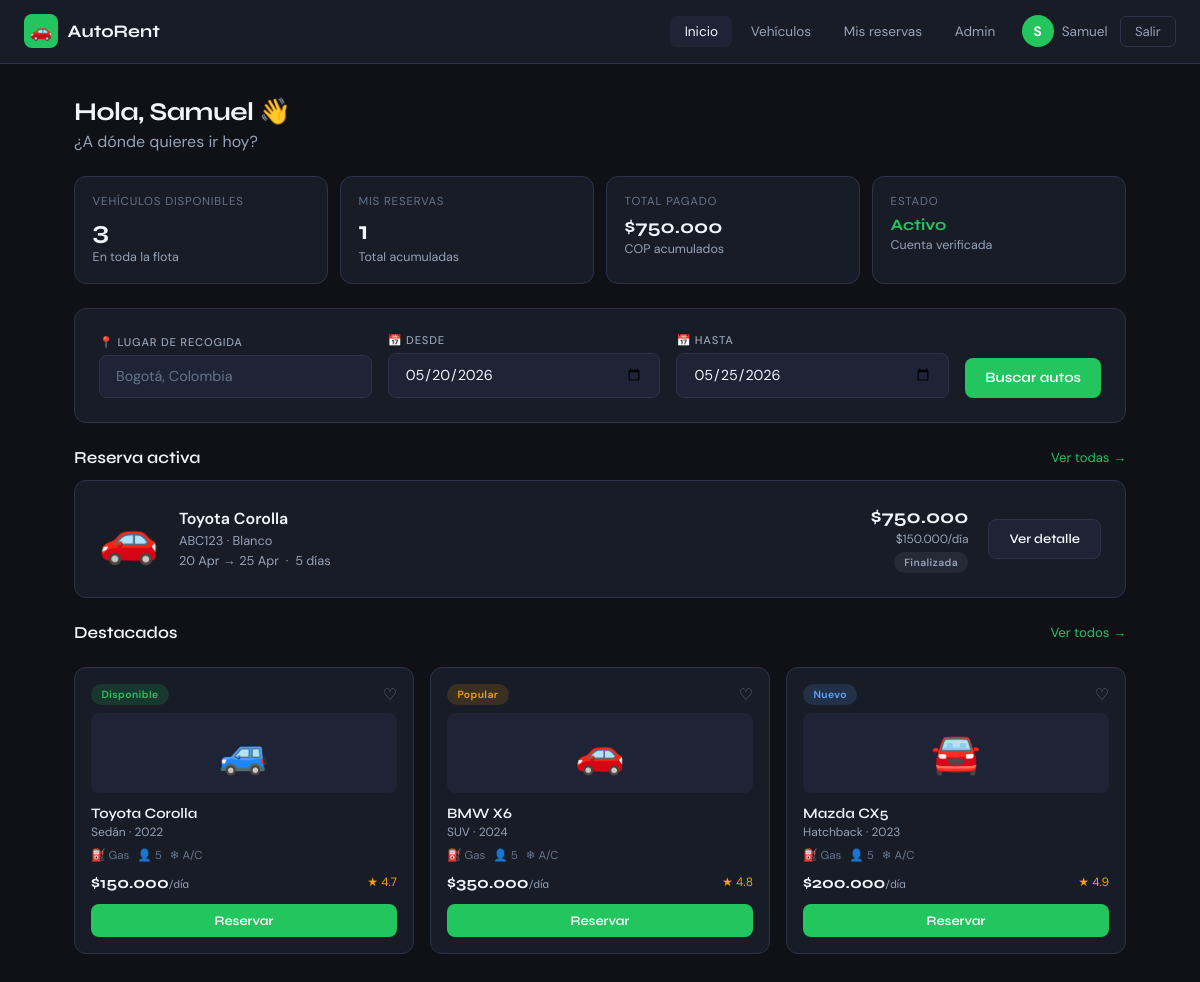
Page /home.php (signed in) on the committed database.
### tables this page shows
CREATE TABLE IF NOT EXISTS `reservas` (
  `usuario_id`   INT(11) NOT NULL,
  `vehiculo_id`  INT(11) NOT NULL,
  `fecha_inicio` DATE    NOT NULL,
  `fecha_fin`    DATE    NOT NULL,
  PRIMARY KEY (`usuario_id`, `vehiculo_id`, `fecha_inicio`),
  CONSTRAINT `fk_reservas_usuario`
    FOREIGN KEY (`usuario_id`)  REFERENCES `usuarios`  (`id`) ON DELETE CASCADE ON UPDATE CASCADE,
  CONSTRAINT `fk_reservas_vehiculo`
    FOREIGN KEY (`vehiculo_id`) REFERENCES `vehiculos` (`id`) ON DELETE CASCADE ON UPDATE CASCADE
);

CREATE TABLE IF NOT EXISTS `vehiculos` (
  `id`          INT(11)       NOT NULL AUTO_INCREMENT,
  `placa`       VARCHAR(10)   NOT NULL,
  `marca`       VARCHAR(50)   NOT NULL,
  `modelo`      VARCHAR(50)   NOT NULL,
  `anio`        INT(11)       NOT NULL,
  `color`       VARCHAR(30)   DEFAULT NULL,
  `precio_dia`  DECIMAL(10,2) NOT NULL,
  PRIMARY KEY (`id`),
  UNIQUE KEY `placa` (`placa`)
);

CREATE TABLE IF NOT EXISTS `pagos` (
  `id`           INT(11)       NOT NULL AUTO_INCREMENT,
  `usuario_id`   INT(11)       NOT NULL,
  `vehiculo_id`  INT(11)       NOT NULL,
  `fecha_inicio` DATE          NOT NULL,
  `monto`        DECIMAL(10,2) NOT NULL,
  `metodo_pago`  ENUM('tarjeta','efectivo','transferencia') NOT NULL,
  `fecha_pago`   TIMESTAMP     NOT NULL DEFAULT current_timestamp(),
  PRIMARY KEY (`id`),
  CONSTRAINT `fk_pagos_reserva`
    FOREIGN KEY (`usuario_id`, `vehiculo_id`, `fecha_inicio`)
    REFERENCES `reservas` (`usuario_id`, `vehiculo_id`, `fecha_inicio`)
    ON DELETE CASCADE ON UPDATE CASCADE
);

### home.php (the view, shortened to what this page needs)
<?php
require_once 'includes/layout.php';
$db = getDB();
$totalVehiculos = $db->query("SELECT COUNT(*) as c FROM vehiculos")->fetch_assoc()['c'];
$totalReservas  = $db->query("SELECT COUNT(*) as c FROM reservas WHERE usuario_id = " . (int)$_SESSION['usuario_id'])->fetch_assoc()['c'];
$gastoTotal     = $db->query("SELECT COALESCE(SUM(monto),0) as t FROM pagos WHERE usuario_id = " . (int)$_SESSION['usuario_id'])->fetch_assoc()['t'];
$sql = "SELECT * FROM vehiculos ORDER BY id LIMIT 12";
$result = $db->query($sql);
$vehiculos = [];
while ($row = $result->fetch_assoc()) {
    $vehiculos[] = $row;
}
$resActiva = $db->query("
    SELECT r.*, v.marca, v.modelo, v.placa, v.color, v.precio_dia,
           p.monto, p.metodo_pago
    FROM reservas r
    JOIN vehiculos v ON v.id = r.vehiculo_id
    LEFT JOIN pagos p ON p.usuario_id = r.usuario_id AND p.vehiculo_id = r.vehiculo_id AND p.fecha_inicio = r.fecha_inicio
    WHERE r.usuario_id = " . (int)$_SESSION['usuario_id'] . "
    ORDER BY r.fecha_fin DESC LIMIT 1
")->fetch_assoc();
$emojis = ['🚙','🚗','🚘','🛻','🚐'];
$tipos  = ['Sedán','SUV','Hatchback','Pickup','Minivan'];
$badges = ['disponible','popular','nuevo'];
?>
<body>
<div class="main-content">
<div class="container">
  <div style="margin-bottom:1.5rem">
    <h2 style="font-size:1.6rem;font-weight:700;letter-spacing:-.02em">
      Hola, <?= htmlspecialchars($_SESSION['usuario_nombre']) ?> 👋
    </h2>
    <p style="color:var(--text2);margin-top:.25rem">¿A dónde quieres ir hoy?</p>
  </div>
  <div class="grid-4" style="margin-bottom:1.5rem">
    <div class="stat-card">
      <div class="stat-label">Vehículos disponibles</div>
      <div class="stat-value"><?= $totalVehiculos ?></div>
      <div class="stat-sub">En toda la flota</div>
    </div>
    <div class="stat-card">
      <div class="stat-label">Mis reservas</div>
      <div class="stat-value"><?= $totalReservas ?></div>
      <div class="stat-sub">Total acumuladas</div>
    </div>
    <div class="stat-card">
      <div class="stat-label">Total pagado</div>
      <div class="stat-value" style="font-size:1.2rem">$<?= number_format($gastoTotal,0,',','.') ?></div>
      <div class="stat-sub">COP acumulados</div>
    </div>
    <div class="stat-card">
      <div class="stat-label">Estado</div>
      <div class="stat-value" style="font-size:1rem;color:var(--green)">Activo</div>
      <div class="stat-sub">Cuenta verificada</div>
    </div>
  </div>
  <div class="card" style="margin-bottom:1.5rem">
    <form method="GET" action="vehiculos.php" style="display:grid;grid-template-columns:1fr 1fr 1fr auto;gap:1rem;align-items:end">
      <div class="form-group" style="margin:0">
        <label class="form-label">📍 Lugar de recogida</label>
        <input class="form-control" type="text" name="ciudad" placeholder="Bogotá, Colombia" value="<?= htmlspecialchars($_GET['ciudad']??'') ?>">
      </div>
      <div class="form-group" style="margin:0">
        <label class="form-label">📅 Desde</label>
        <input class="form-control" type="date" name="fecha_inicio" value="<?= htmlspecialchars($_GET['fecha_inicio']??date('Y-m-d')) ?>">
      </div>
      <div class="form-group" style="margin:0">
        <label class="form-label">📅 Hasta</label>
        <input class="form-control" type="date" name="fecha_fin" value="<?= htmlspecialchars($_GET['fecha_fin']??date('Y-m-d',strtotime('+5 days'))) ?>">
      </div>
      <button type="submit" class="btn btn-primary" style="white-space:nowrap">Buscar autos</button>
    </form>
  </div>
  <?php if($resActiva): ?>
  <div style="margin-bottom:1.5rem">
    <div class="page-header" style="margin-bottom:.75rem">
      <h3 style="font-size:1.05rem;font-weight:600">Reserva activa</h3>
      <a href="reservas.php" style="font-size:.82rem;color:var(--green)">Ver todas →</a>
    </div>
    <?php
      $dias = (strtotime($resActiva['fecha_fin']) - strtotime($resActiva['fecha_inicio'])) / 86400;
      $restantes = max(0, ceil((strtotime($resActiva['fecha_fin']) - time()) / 86400));
    ?>
    <div class="card" style="display:flex;align-items:center;gap:1.25rem;flex-wrap:wrap">
      <div style="font-size:3rem">🚗</div>
      <div style="flex:1;min-width:180px">
        <div style="font-weight:600;font-size:1rem"><?= htmlspecialchars($resActiva['marca'].' '.$resActiva['modelo']) ?></div>
        <div style="font-size:.8rem;color:var(--text2);margin:.2rem 0"><?= htmlspecialchars($resActiva['placa']) ?> · <?= htmlspecialchars($resActiva['color']) ?></div>
        <div style="font-size:.8rem;color:var(--text2)">
          <?= date('d M', strtotime($resActiva['fecha_inicio'])) ?> → <?= date('d M', strtotime($resActiva['fecha_fin'])) ?>
          &nbsp;·&nbsp; <?= $dias ?> días
        </div>
      </div>
      <div style="text-align:right">
        <div style="font-family:'Syne',sans-serif;font-weight:700;font-size:1.2rem">
          $<?= number_format($resActiva['monto'],0,',','.') ?>
        </div>
        <div style="font-size:.75rem;color:var(--text2);margin:.2rem 0">
          $<?= number_format($resActiva['precio_dia'],0,',','.') ?>/día
        </div>
        <?php if($restantes > 0): ?>
          <span class="badge badge-green"><?= $restantes ?> días restantes</span>
        <?php else: ?>
          <span class="badge badge-gray">Finalizada</span>
        <?php endif; ?>
      </div>
      <a href="reservas.php" class="btn btn-secondary" style="font-size:.82rem">Ver detalle</a>
    </div>
  </div>
  <?php endif; ?>
  <div class="page-header">
    <h3 style="font-size:1.05rem;font-weight:600">Destacados</h3>
    <a href="vehiculos.php" style="font-size:.82rem;color:var(--green)">Ver todos →</a>
  </div>
  <div class="grid-3">
    <?php foreach($vehiculos as $i => $v):
      $emoji  = $emojis[$i % count($emojis)];
      $badge  = $badges[$i % count($badges)];
      $badgeLabel = $badge==='disponible'?'Disponible':($badge==='popular'?'Popular':'Nuevo');
      $badgeClass = $badge==='disponible'?'badge-green':($badge==='popular'?'badge-amber':'badge-blue');
    ?>
    <div class="card-sm" style="cursor:pointer;transition:border-color .2s" onmouseover="this.style.borderColor='var(--green)'" onmouseout="this.style.borderColor='var(--border)'">
      <div style="display:flex;justify-content:space-between;align-items:center;margin-bottom:.5rem">
        <span class="badge <?= $badgeClass ?>"><?= $badgeLabel ?></span>
        <span style="color:var(--text3);font-size:1rem;cursor:pointer">♡</span>
      </div>
      <div style="height:80px;background:var(--bg3);border-radius:8px;display:flex;align-items:center;justify-content:center;font-size:2.5rem;margin-bottom:.75rem">
        <?= $emoji ?>
      </div>
      <h4 style="font-size:.9rem;font-weight:600"><?= htmlspecialchars($v['marca'].' '.$v['modelo']) ?></h4>
      <p style="font-size:.75rem;color:var(--text2);margin:.15rem 0 .5rem"><?= htmlspecialchars($tipos[$i%count($tipos)]) ?> · <?= $v['anio'] ?></p>
      <div style="display:flex;gap:.5rem;font-size:.72rem;color:var(--text3);margin-bottom:.6rem;flex-wrap:wrap">
        <span>⛽ Gas</span><span>👤 5</span><span>❄ A/C</span>
      </div>
      <div style="display:flex;align-items:center;justify-content:space-between">
        <div style="font-family:'Syne',sans-serif;font-weight:700">
          $<?= number_format($v['precio_dia'],0,',','.') ?><span style="font-size:.72rem;font-weight:400;color:var(--text2)">/día</span>
        </div>
        <span style="font-size:.75rem;color:var(--amber)">★ 4.<?= (7+$i)%10 ?></span>
      </div>
      <a href="reservar.php?vehiculo_id=<?= $v['id'] ?>" style="display:block;margin-top:.75rem">
        <button class="btn btn-primary btn-block" style="font-size:.82rem;padding:.55rem">Reservar</button>
      </a>
    </div>
    <?php endforeach; ?>
  </div>
</div>
</div>

### includes/layout.php (style rules this page uses)
*,*::before,*::after { box-sizing:border-box;margin:0;padding:0 }
:root { --green:#22c55e;--green-dark:#16a34a; --bg:#0f1117;--bg2:#181c27;--bg3:#1e2336;--bg4:#252b3b; --border:#2d3449;--border2:#3a4260; --text:#f1f5f9;--text2:#94a3b8;--text3:#64748b; --red:#ef4444;--amber:#f59e0b; --radius:12px;--radius-sm:8px;--radius-lg:18px; }
body { font-family:'DM Sans',sans-serif;background:var(--bg);color:var(--text);min-height:100vh }
h1,h2,h3,h4,h5 { font-family:'Syne',sans-serif }
a { text-decoration:none;color:inherit }
input,button,select,textarea { font-family:'DM Sans',sans-serif }
.card { background:var(--bg2);border:1px solid var(--border);border-radius:var(--radius);padding:1.5rem }
.card-sm { background:var(--bg2);border:1px solid var(--border);border-radius:var(--radius);padding:1rem }
.badge { display:inline-block;font-size:.65rem;font-weight:600;padding:.25rem .65rem;border-radius:50px;letter-spacing:.04em }
.badge-green { background:rgba(34,197,94,.15);color:var(--green) }
.badge-amber { background:rgba(245,158,11,.15);color:var(--amber) }
.badge-blue { background:rgba(96,165,250,.15);color:#60a5fa }
.badge-gray { background:rgba(148,163,184,.1);color:var(--text2) }
.form-group { display:flex;flex-direction:column;gap:.4rem;margin-bottom:1rem }
.form-label { font-size:.7rem;letter-spacing:.07em;text-transform:uppercase;color:var(--text2);font-weight:500 }
.form-control { background:var(--bg3);border:1px solid var(--border);border-radius:var(--radius-sm);padding:.7rem 1rem;color:var(--text);font-size:.9rem;width:100%;transition:border-color .2s;outline:none }
.form-control::placeholder { color:var(--text3) }
.btn { border:none;border-radius:var(--radius-sm);padding:.7rem 1.25rem;font-family:'Syne',sans-serif;font-weight:600;font-size:.9rem;cursor:pointer;transition:all .2s;display:inline-flex;align-items:center;gap:.4rem }
.btn-primary { background:var(--green);color:#fff }
.btn-secondary { background:var(--bg3);border:1px solid var(--border);color:var(--text) }
.btn-block { width:100%;justify-content:center }
.container { max-width:1100px;margin:0 auto;padding:2rem 1.5rem }
.page-header { display:flex;align-items:center;justify-content:space-between;margin-bottom:1.5rem;flex-wrap:wrap;gap:.75rem }
.grid-3 { display:grid;grid-template-columns:repeat(auto-fit,minmax(220px,1fr));gap:1rem }
.grid-4 { display:grid;grid-template-columns:repeat(auto-fit,minmax(180px,1fr));gap:.75rem }
.stat-card { background:var(--bg2);border:1px solid var(--border);border-radius:var(--radius);padding:1.1rem }
.stat-label { font-size:.72rem;text-transform:uppercase;letter-spacing:.07em;color:var(--text3);margin-bottom:.35rem }
.stat-value { font-family:'Syne',sans-serif;font-size:1.6rem;font-weight:700 }
.stat-sub { font-size:.78rem;color:var(--text2);margin-top:.2rem }
.main-content { padding-bottom:80px }

### rows in the picture
reservas: vehiculo.modelo "Toyota Corolla", vehiculo.placa "ABC123", vehiculo.color "Blanco", fecha_inicio "20 Apr", fecha_fin "25 Apr", dias "5", pagos.monto "750.000", vehiculo.precio_dia "150.000"
vehiculos: badgeLabel "Disponible", emoji "🚙", marca+modelo "Toyota Corolla", tipos "Sedán", anio "2022", precio_dia "150.000"
vehiculos: badgeLabel "Popular", emoji "🚗", marca+modelo "BMW X6", tipos "SUV", anio "2024", precio_dia "350.000"
vehiculos: badgeLabel "Nuevo", emoji "🚘", marca+modelo "Mazda CX5", tipos "Hatchback", anio "2023", precio_dia "200.000"

### other values in the picture
$inicial "S"
$nombre "Samuel"
$_SESSION['usuario_nombre'] "Samuel"
$totalVehiculos "3"
$totalReservas "1"
$gastoTotal "750.000"
